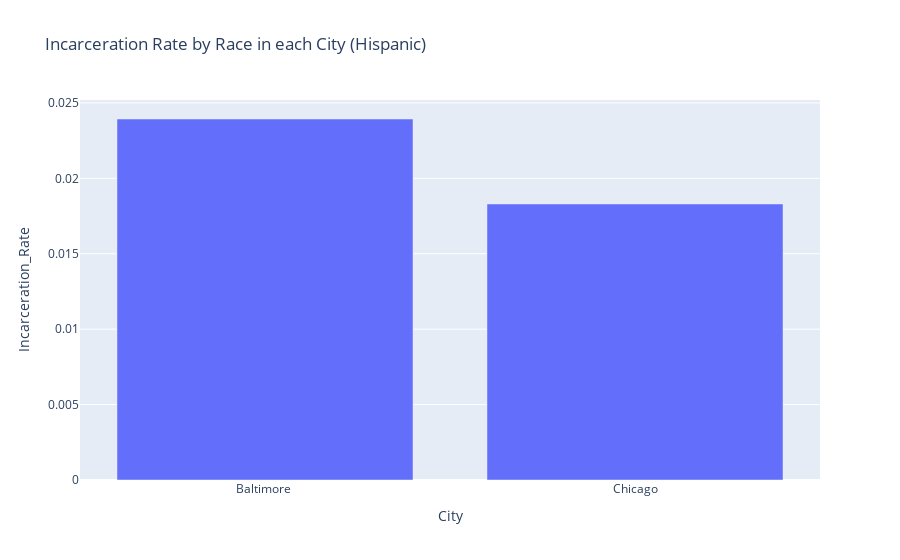

The cell this chart's notebook holds for it:
### Code cell
RaceH

### Figure 1 — Plotly figure (JSON) as saved in the notebook; plotly's stock layout.template omitted (floating-point values rounded to 4 significant figures)
{"data": [{"alignmentgroup": "True", "hoverlabel": {"namelength": 0}, "hovertemplate": "City=%{x}<br>Incarceration_Rate=%{y}", "legendgroup": "", "marker": {"color": "#636efa"}, "name": "", "offsetgroup": "", "orientation": "v", "showlegend": false, "textposition": "auto", "type": "bar", "x": ["Baltimore ", "Chicago"], "xaxis": "x", "y": [0.02393, 0.0183], "yaxis": "y"}], "layout": {"barmode": "relative", "legend": {"tracegroupgap": 0}, "title": {"text": "Incarceration Rate by Race in each City (Hispanic)"}, "xaxis": {"anchor": "y", "domain": [0, 1], "title": {"text": "City"}}, "yaxis": {"anchor": "x", "domain": [0, 1], "title": {"text": "Incarceration_Rate"}}}}
